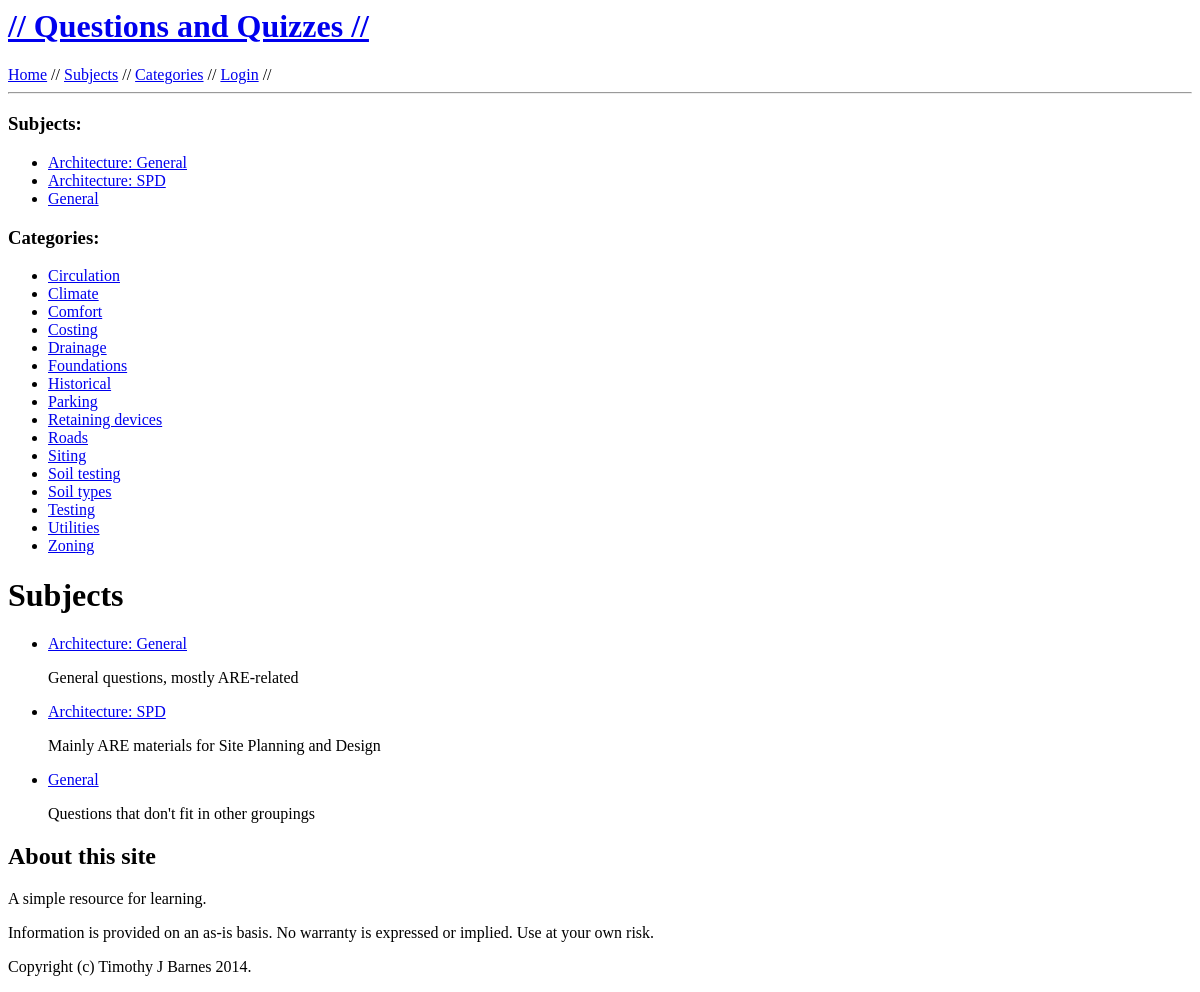
/educate/as/, run on an earlier commit of the app's database.
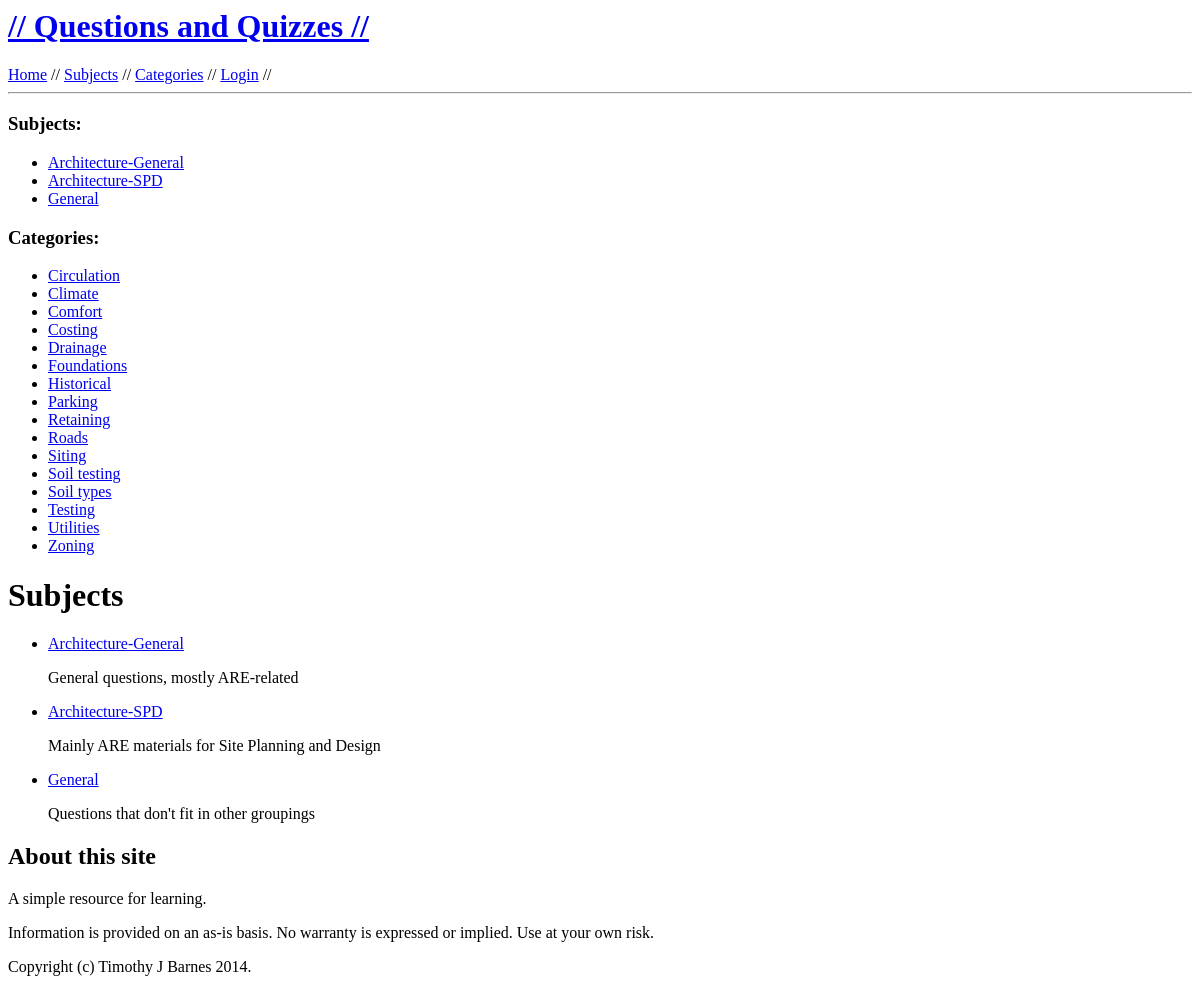
And on a later commit of the database.
### educate/models.py (models this page shows, shortened)
class Subject(models.Model):
    name = models.CharField(max_length=40)
    description = models.CharField(max_length=200, default='-description-')

class Category(models.Model):
    subject = models.ForeignKey(Subject)
    name = models.CharField(max_length=40)
    description = models.CharField(max_length=200, default='-description-')

### educate/views.py (the view)
class AllSubjectsView(generic.ListView):
    template_name = 'educate/subjects.html'
    context_name = 'subject_list'
    def get_context_data(self, **kwargs):
        context = super(AllSubjectsView, self).get_context_data(**kwargs)
        context.update({
            'registered': self.request.user.is_authenticated(),
            'username': self.request.user.username,
            'category_list': Category.objects.order_by('name'),
        })
        return context
    def get_queryset(self):
        return Subject.objects.order_by('name')

### educate/templates/educate/subjects.html (shortened to what this page needs)
{% extends "educate/base.html" %}
{% block title %}
<h1 class="pagetitle">Subjects</h1>
{% endblock %}
{% block content %}
  {% if subject_list %}
  <ul>
    {% for sub in subject_list %}
    <li><a href="{% url 'categories' sub.name %}">{{ sub.name }}</a>
      <br />
      <p>{{ sub.description }}</p>
    </li>
    {% endfor %}
  </ul>
  {% else %}
  <p>No subjects found</p>
  {% endif %}
{% endblock %}

### educate/templates/educate/base.html (shortened to what this page needs)
{% load staticfiles %}
<html xmlns="http://www.w3.org/1999/xhtml" xml:lang="en" lang="en">
  <head>
    <link rel="stylesheet" type="text/css" href="{% static 'educate/educate.css' %}" />
  </head>
  <body>
    <div id="main">
      <div id="banner">
	<h1><a href="{% url 'home' %}">// Questions and Quizzes //</a></h1>
      </div>
      <div id="nav">
	{% block nav %}
	<a href="{% url 'home' %}">Home</a> //
        <a href="{% url 'all_subjects' %}">Subjects</a> //
	<a href="{% url 'all_categories' %}">Categories</a> //
	{% if registered %}
	Logged in as {{ username }} //
	<a href="/admin/">Admin</a> //
	<a href="{% url 'auth_logout' %}">Logout</a> //
	{% else %}
	<a href="{% url 'auth_login' %}">Login</a> //
	{% endif %}
	{% endblock %}
      </div>
      <hr>
      <div id="sidebar">
	<div id="menu">
	  {% block menu %}
	  {% if subject_list %}
	  <h3>Subjects:</h3>
	  <ul>
	    {% for sub in subject_list %}
	    <li><a href="{% url 'categories' sub.name %}">{{ sub.name }}</a></li>
	    {% endfor %}
	  </ul>
	  {% endif %}
	  {% if category_list %}
	  <h3>Categories:</h3>
	  <ul>
	    {% for cat in category_list %}
	    <li><a href="{% url 'questions' cat.name %}">{{ cat.name }}</a></li>
	    {% endfor %}
	  </ul>
	  {% endif %}
	  {% endblock %}
	</div>
      </div>
      <div id=content>
      {% block title %}<h1 class="pagetitle">Home</h1><br />{% endblock %}
	{% block content %}{% endblock %}
	{% block footer %}
	<div id=byline>
	  <h2>About this site</h2>
	  <p>A simple resource for learning.</p>
	  <p>Information is provided on an as-is basis. No warranty is expressed or implied. Use at your own risk.</p>
	  <p>Copyright (c) Timothy J Barnes 2014.</p>
	</div>
	{% endblock %}
      </div>
    </div>
</body>
</html>

What changed in the data, as far as the page shows it:
changed Subject "General questions, mostly ARE-related": name "Architecture: General" → "Architecture-General"
changed Subject "Mainly ARE materials for Site Planning and Design": name "Architecture: SPD" → "Architecture-SPD"
changed Category: name "Retaining devices" → "Retaining"
